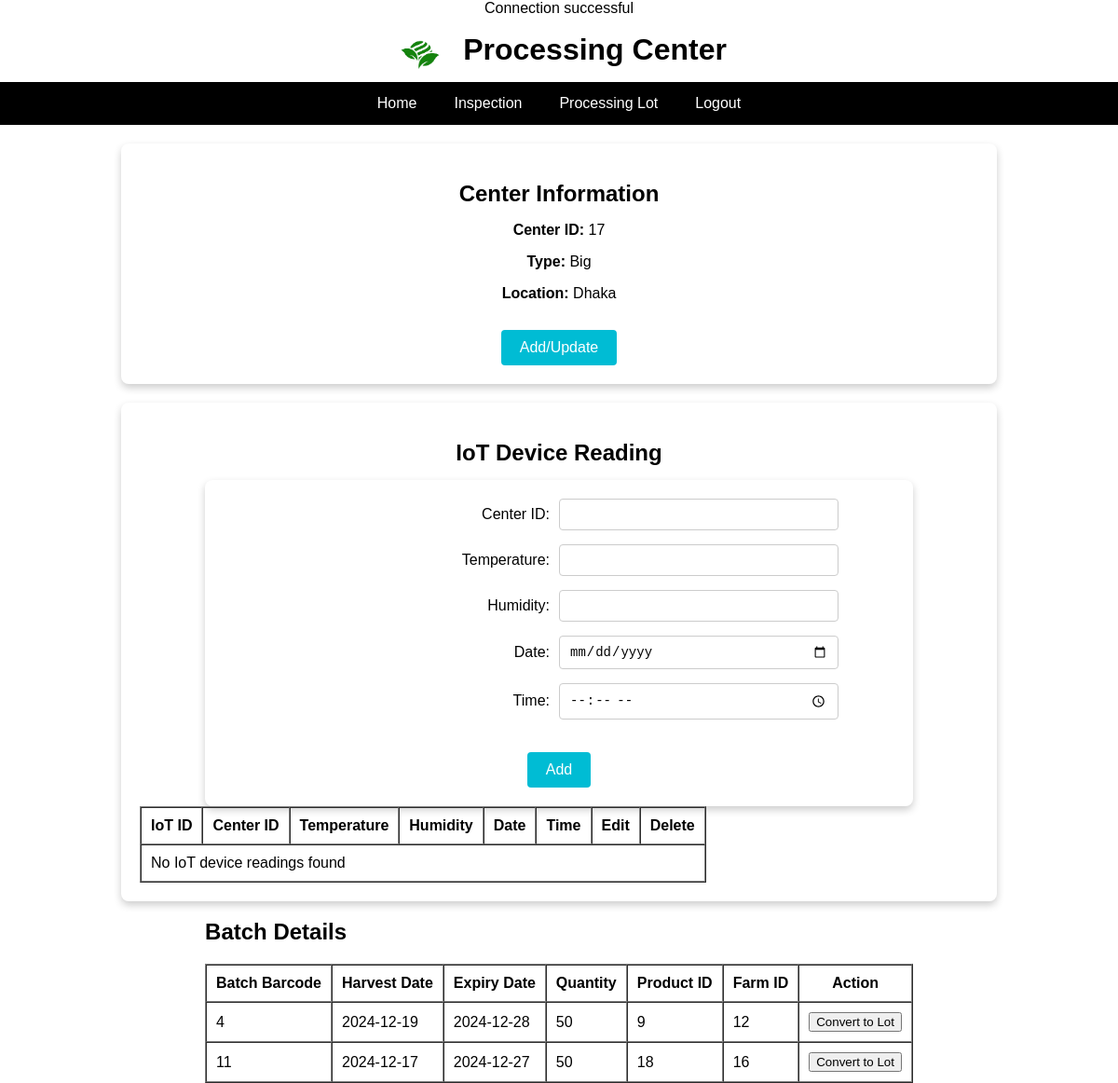
/processing_center.php, run on the app's committed database.
### tables this page shows
CREATE TABLE `tblprocessingcenter` (
  `Center ID` int(7) NOT NULL,
  `Type` varchar(20) NOT NULL,
  `Location` varchar(100) NOT NULL
);

CREATE TABLE `tblbatch` (
  `Batch Barcode` int(13) NOT NULL,
  `Harvest Date` date NOT NULL,
  `Expiry Date` date NOT NULL,
  `Quantity` int(7) NOT NULL,
  `Product ID` int(7) NOT NULL,
  `Farm ID` int(7) NOT NULL
);

### processing_center.php (the view, shortened to what this page needs)
<?php
include('connect.php');
$centerInfo = "";
$sql = "SELECT `Center ID`, `Type`, `Location` FROM tblprocessingcenter LIMIT 1";
$result = $conn->query($sql);
if ($result->num_rows > 0) {
    while ($row = $result->fetch_assoc()) {
        $centerId = $row['Center ID'];
        $type = $row['Type'];
        $location = $row['Location'];
        $centerInfo = "<p><strong>Center ID:</strong> $centerId</p>
                       <p><strong>Type:</strong> $type</p>
                       <p><strong>Location:</strong> $location</p>";
    }
} else {
    $centerInfo = "<p>No Center information found for your account.</p>";
}
$iotReadings = "";
$sql = "SELECT `pIoT ID`, `Center ID`, `Temperature`, `Humidity`, `Date`, `Time` FROM tblprocessingiot";
$result = $conn->query($sql);
if ($result->num_rows > 0) {
    while ($row = $result->fetch_assoc()) {
        $iotReadings .= "<tr>
                            <td>" . $row['pIoT ID'] . "</td>
                            <td>" . $row['Center ID'] . "</td>
                            <td>" . $row['Temperature'] . "°C</td>
                            <td>" . $row['Humidity'] . "%</td>
                            <td>" . $row['Date'] . "</td>
                            <td>" . $row['Time'] . "</td>
                            <td><a href='processing_iot_update.php?iotId=" . $row['pIoT ID'] . "' class='btn'>Edit</a></td>
                            <td><a href='?delete=" . $row['pIoT ID'] . "' class='btn'>Delete</a></td>
                          </tr>";
    }
} else {
    $iotReadings = "<tr><td colspan='8'>No IoT device readings found</td></tr>";
}
$batchDetails = "";
$sql = "SELECT `Batch Barcode`, `Harvest Date`, `Expiry Date`, `Quantity`, `Product ID`, `Farm ID` FROM tblbatch";
$result = $conn->query($sql);
if ($result->num_rows > 0) {
    while ($row = $result->fetch_assoc()) {
        $batchDetails .= "<tr>
                            <td>" . $row['Batch Barcode'] . "</td>
                            <td>" . $row['Harvest Date'] . "</td>
                            <td>" . $row['Expiry Date'] . "</td>
                            <td>" . $row['Quantity'] . "</td>
                            <td>" . $row['Product ID'] . "</td>
                            <td>" . $row['Farm ID'] . "</td>
                            <td><button class='convert-btn' onclick=\"window.location.href='processing_lot.php'\">Convert to Lot</button></td>
                          </tr>";
    }
} else {
    $batchDetails = "<tr><td colspan='7'>No Batch details found</td></tr>";
}
?>
<!DOCTYPE html>
<html lang="en">
<head>
    <link rel="stylesheet" href="processing_style.css">
</head>
<body>
    <header class="header">
        <h1>
            <img src="logo.png" alt="Processing Center Logo" class="logo-img">
            Processing Center
        </h1>
    </header>
    <nav class="nav">
        <ul class="ul">
            <li><a href="processing_center.php">Home</a></li>
            <li><a href="processing_inspection.html">Inspection</a></li>
            <li><a href="processing_lot.php">Processing Lot</a></li>
            <li><a href="starting_page.php">Logout</a></li>
        </ul>
    </nav>
    <section class="center-info-container">
        <h2>Center Information</h2>
        <div id="centerInfo">
            <?php echo $centerInfo; ?>
        </div>
        <button class="btn" onclick="window.location.href='processing_update.php'">Add/Update</button>
    </section>
    <section class="iot-reading-container">
        <h2>IoT Device Reading</h2>
        <form id="addIotDeviceForm" method="POST" action="">
            <div>
                <label for="centerId">Center ID:</label>
                <input type="text" id="centerId" name="centerId" required>
            </div>
            <div>
                <label for="temperature">Temperature:</label>
                <input type="number" id="temperature" name="temperature" step="0.1" required>
            </div>
            <div>
                <label for="humidity">Humidity:</label>
                <input type="number" id="humidity" name="humidity" step="0.1" required>
            </div>
            <div>
                <label for="date">Date:</label>
                <input type="date" id="date" name="date" required>
            </div>
            <div>
                <label for="time">Time:</label>
                <input type="time" id="time" name="time" required>
            </div>
            <button class="btn" type="submit">Add</button>
        </form>
        <table border="1" cellspacing="0" cellpadding="10" class="center-table">
            <thead>
                <tr>
                    <th>IoT ID</th>
                    <th>Center ID</th>
                    <th>Temperature</th>
                    <th>Humidity</th>
                    <th>Date</th>
                    <th>Time</th>
                    <th>Edit</th>
                    <th>Delete</th>
                </tr>
            </thead>
            <tbody>
                <?php echo $iotReadings; ?>
            </tbody>
        </table>
    </section>
    <section class="batch-info-container">
        <h2>Batch Details</h2>
        <table border="1" cellspacing="0" cellpadding="10">
            <thead>
                <tr>
                    <th>Batch Barcode</th>
                    <th>Harvest Date</th>
                    <th>Expiry Date</th>
                    <th>Quantity</th>
                    <th>Product ID</th>
                    <th>Farm ID</th>
                    <th>Action</th>
                </tr>
            </thead>
            <tbody>
                <?php echo $batchDetails; ?>
            </tbody>
        </table>
    </section>
</body>
</html>

### processing_style.css (style rules this page uses)
body { margin: 0; padding: 0; font-family: Arial, sans-serif; background-color: #ffffff; color: black; display: flex; flex-direction: column; align-items: center; }
.header { text-align: center; width: 100%; background-color: #ffffff; padding: 10px 0; margin: 0; }
h1 { display: inline-flex; align-items: center; justify-content: center; color: black; margin: 0; }
.logo-img { height: 50px; margin-right: 15px; }
.nav { background-color: #000000; width: 100%; display: flex; justify-content: center; margin: 0; }
.ul { list-style-type: none; margin: 0; padding: 0; display: flex; }
.ul li { padding: 14px 20px; }
.ul li a { text-decoration: none; color: white; font-size: 16px; transition: color 0.3s; }
.center-info-container { text-align: center; margin-top: 20px; padding: 20px; width: 80%; max-width: 900px; background-color: #ffffff; border-radius: 8px; box-shadow: 0 4px 8px rgba(0, 0, 0, 0.2); }
.center-info-container h2, .center-info-container p { margin-bottom: 15px; color: black; }
.iot-reading-container { text-align: center; margin-top: 20px; padding: 20px; width: 80%; max-width: 900px; background-color: #ffffff; border-radius: 8px; box-shadow: 0 4px 8px rgba(0, 0, 0, 0.2); }
.iot-reading-container h2, .iot-reading-container p { margin-bottom: 15px; color: black; }
#addIotDeviceForm { display: flex; flex-direction: column; align-items: center; justify-content: center; margin-bottom: 20px; padding: 20px; width: 80%; max-width: 900px; background-color: #ffffff; border-radius: 8px; box-shadow: 0 4px 8px rgba(0, 0, 0, 0.2); margin: 0 auto; }
#addIotDeviceForm div { display: flex; justify-content: space-between; align-items: center; margin-bottom: 15px; width: 100%; max-width: 600px; }
#addIotDeviceForm label { font-size: 16px; color: black; flex: 1; margin-right: 10px; text-align: right; }
#addIotDeviceForm input { flex: 2; padding: 8px 10px; border: 1px solid #ccc; border-radius: 4px; font-size: 14px; width: 100%; max-width: 300px; }
#addIotDeviceForm button { margin-top: 20px; padding: 10px 20px; background-color: #00bcd4; color: white; border: none; border-radius: 4px; font-size: 16px; cursor: pointer; transition: background-color 0.3s; }
.btn { display: inline-block; margin-top: 15px; padding: 10px 20px; background-color: #00bcd4; color: white; border: none; border-radius: 4px; font-size: 16px; cursor: pointer; transition: background-color 0.3s; }

### data on the page
tblprocessingcenter: Center ID "17", Type "Big", Location "Dhaka"
tblbatch: Batch Barcode "4", Harvest Date "2024-12-19", Expiry Date "2024-12-28", Quantity "50", Product ID "9", Farm ID "12"
tblbatch: Batch Barcode "11", Harvest Date "2024-12-17", Expiry Date "2024-12-27", Quantity "50", Product ID "18", Farm ID "16"
